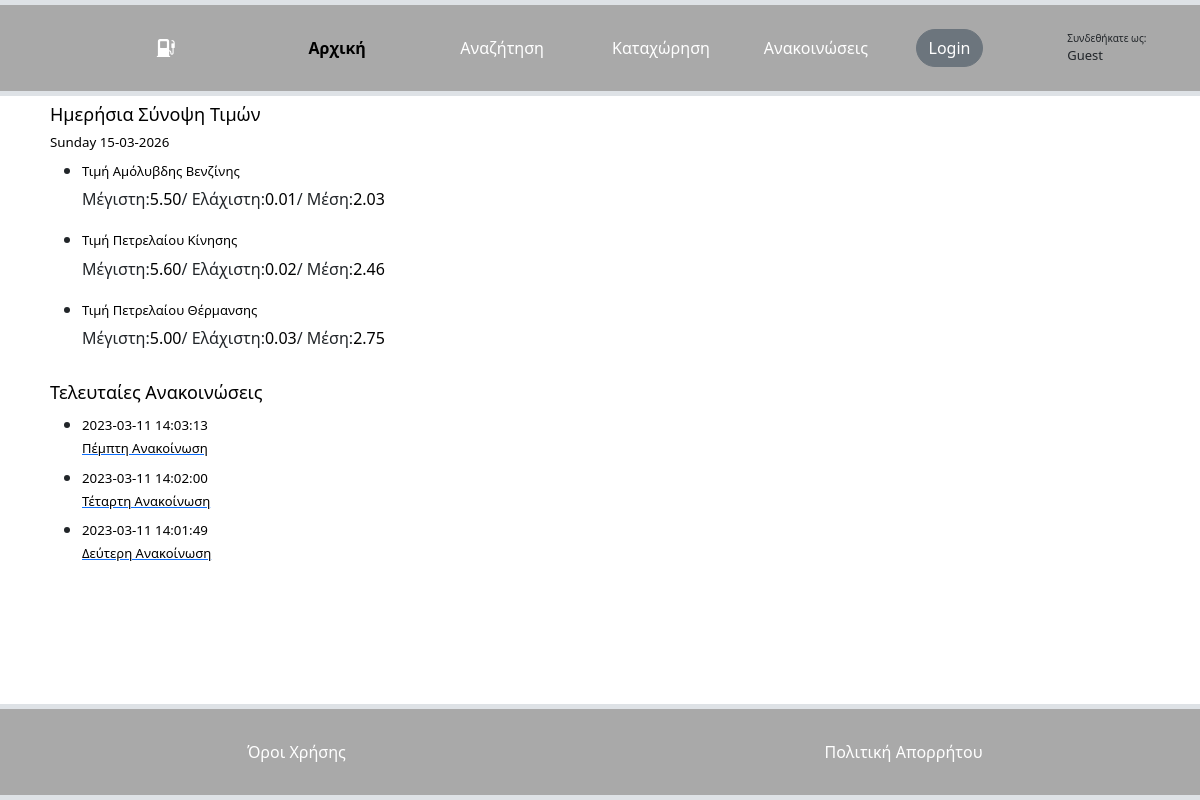
/chartomatsidis/index.php, run on the app's committed database.
### tables this page shows
CREATE TABLE `announce` (
  `announce_id` int NOT NULL,
  `announce_date` datetime DEFAULT NULL,
  `announce_title` varchar(255) DEFAULT NULL,
  `announce_body` text
);

### chartomatsidis/index.php (the view, shortened to what this page needs)
<html lang="en">
<head>
  <link href="https://cdn.jsdelivr.net/npm/bootstrap@5.2.3/dist/css/bootstrap.min.css" rel="stylesheet" />
  <link rel="stylesheet" href="style.css" />
</head>
<?php
$conn = OpenCon();
$sql = "SELECT MAX(price) FROM offers
WHERE offered_fuel='1'
AND exp_date >= NOW();";
$result = mysqli_query($conn, $sql);
$row= mysqli_fetch_row($result);
$benzMax=$row[0];
$sql = "SELECT MIN(price) FROM offers
WHERE offered_fuel='1'
AND exp_date >= NOW();";
$result = mysqli_query($conn, $sql);
$row= mysqli_fetch_row($result);
$benzMin=$row[0];
$sql = "SELECT AVG(price) FROM offers
WHERE offered_fuel='1'
AND exp_date >= NOW();";
$result = mysqli_query($conn, $sql);
$row= mysqli_fetch_row($result);
$benzAvg=number_format((float)$row[0],2,'.','');
$sql = "SELECT MAX(price) FROM offers
WHERE offered_fuel='2'
AND exp_date >= NOW();";
$result = mysqli_query($conn, $sql);
$row= mysqli_fetch_row($result);
$diesCarMax=$row[0];
$sql = "SELECT MIN(price) FROM offers
WHERE offered_fuel='2'
AND exp_date >= NOW();";
$result = mysqli_query($conn, $sql);
$row= mysqli_fetch_row($result);
$diesCarMin=$row[0];
$sql = "SELECT AVG(price) FROM offers
WHERE offered_fuel='2'
AND exp_date >= NOW();";
$result = mysqli_query($conn, $sql);
$row= mysqli_fetch_row($result);
$diesCarAvg=number_format((float)$row[0],2,'.','');
$sql = "SELECT MAX(price) FROM offers
WHERE offered_fuel='3'
AND exp_date >= NOW();";
$result = mysqli_query($conn, $sql);
$row= mysqli_fetch_row($result);
$heatMax=$row[0];
$sql = "SELECT MIN(price) FROM offers
WHERE offered_fuel='3'
AND exp_date >= NOW();";
$result = mysqli_query($conn, $sql);
$row= mysqli_fetch_row($result);
$heatMin=$row[0];
$sql = "SELECT AVG(price) FROM offers
WHERE offered_fuel='3'
AND exp_date >= NOW();";
$result = mysqli_query($conn, $sql);
$row= mysqli_fetch_row($result);
$heatAvg=number_format((float)$row[0],2,'.','');
?>
<?php
$selected = "index";
include "./includes/header.inc.php";
?>
<body>
  <div class="container mx-10 p-2 rounded">
    <div class="container">
      <p class="h1">Ημερήσια Σύνοψη Τιμών</p>
      <p class="h3" id="currentDate"><?php echo date("l d-m-Y"); ?></p>
      <ul>
        <li>
          <p class="h2">Τιμή Αμόλυβδης Βενζίνης</p>
          <div style="display: inline-flex">
            <div style="display: inline-flex">
              Μέγιστη:
              <p id="maxPriceBenz"><?php echo $benzMax ?></p>
            </div>
            <div style="display: inline-flex">
              / Ελάχιστη:
              <p id="minPriceBenz"><?php echo $benzMin ?></p>
            </div>
            <div style="display: inline-flex">
              / Μέση:
              <p id="avgPriceBenz"><?php echo $benzAvg ?></p>
            </div>
          </div>
        </li>
        <li>
          <p class="h2">Τιμή Πετρελαίου Κίνησης</p>
          <div style="display: inline-flex">
            <div style="display: inline-flex">
              Μέγιστη:
              <p id="maxPricePCar"><?php echo $diesCarMax ?></p>
            </div>
            <div style="display: inline-flex">
              / Ελάχιστη:
              <p id="minPricePCar"><?php echo $diesCarMin ?></p>
            </div>
            <div style="display: inline-flex">
              / Μέση:
              <p id="avgPricePCar"><?php echo $diesCarAvg ?></p>
            </div>
          </div>
        </li>
        <li>
          <p class="h2">Τιμή Πετρελαίου Θέρμανσης</p>
          <div style="display: inline-flex">
            <div style="display: inline-flex">
              Μέγιστη:
              <p id="maxPricePHeat"><?php echo $heatMax ?></p>
            </div>
            <div style="display: inline-flex">
              / Ελάχιστη:
              <p id="minPricePHeat"><?php echo $heatMin ?></p>
            </div>
            <div style="display: inline-flex">
              / Μέση:
              <p id="avgPricePHeat"><?php echo $heatAvg ?></p>
            </div>
          </div>
        </li>
      </ul>
    </div>
    <div class="container" id="latestAnnouncements">
      <p class="h1">Τελευταίες Ανακοινώσεις</p>
      <ul>
        <?php
        $conn = OpenCon();
        $sql = "SELECT * FROM announce ORDER BY announce_date DESC
        LIMIT 3;";
        $result = mysqli_query($conn, $sql);
        $index = 0;
        while ($row = mysqli_fetch_array($result)) :
        ?>
          <li>
            <p class="h3"><?php echo $row[1]; ?></p>
            <a href="announcements.php#announce_id_<?php echo $index;
                                                    $index++; ?>">
              <p class="h2"><?php echo $row[2]; ?></p>
            </a>
          </li>
        <?php
        endwhile;
        ?>
      </ul>
    </div>
  </div>
</body>
<?php include "./includes/footer.inc.php"; ?>
</html>

### chartomatsidis/includes/header.inc.php (shortened to what this page needs)
<html>
<head>
  <link href="https://cdn.jsdelivr.net/npm/bootstrap@5.2.3/dist/css/bootstrap.min.css" rel="stylesheet" />
  <link rel="stylesheet" href="https://cdn.jsdelivr.net/npm/bootstrap-icons@1.10.0/font/bootstrap-icons.css" />
  <link rel="stylesheet" href="style.css" />
</head>
<body>
  <div class="row align-items-center justify-content-center rounded border border-5 position-relative top-0" style="background-color: darkgrey; height: 15vh; max-height: 12vh; overflow:hidden;">
    <div class="col">
      <a href="index.php" target="_top" id="logoLink"><i class="bi bi-fuel-pump-fill h1 headerFooterHlink"></i></a>
    </div>
    <div class="col">
      <a href="index.php" target="_top" id="indexPageLink" class="headerFooterHlink" style="
      <?php
      if ($selected == "index") {
        echo "font-weight: bold; color:black;";
      } ?>">Αρχική</a>
    </div>
    <div class="col">
      <a href="search.php" target="_top" id="searchPageLink" class="headerFooterHlink" style="
      <?php
      if ($selected == "search") {
        echo "font-weight: bold; color:black;";
      } ?>
          ">Αναζήτηση</a>
    </div>
    <div class="col">
      <a href="record.php" target="_top" id="recordPageLink" class="headerFooterHlink" style="
      <?php
      if ($selected == "record") {
        echo "font-weight: bold; color:black;";
      }
      ?>
          ">Καταχώρηση</a>
    </div>
    <div class="col">
      <a href="announcements.php" target="_top" id="announcePageLink" class="headerFooterHlink" style="
      <?php
      if ($selected == "announcements") {
        echo "font-weight: bold; color:black;";
      } ?>
          ">Ανακοινώσεις</a>
    </div>
    <div class="col">
      <a href="login.php" target="_top" id="loginPageLink" class="headerFooterHlink">
        <button class="btn btn-secondary rounded-pill">Login</button></a>
    </div>
    <div class="col">
      <div style="font-size:x-small">Συνδεθήκατε ως:</div>
      <div style="font-size:small">
        <?php
        if ($_SESSION["viewAs"] == "business") : echo $_SESSION["userName"];
        else : echo $_SESSION["viewAs"];
        endif;
        ?>
      </div>
    </div>
  </div>
</body>
</html>

### chartomatsidis/includes/footer.inc.php (shortened to what this page needs)
<!DOCTYPE html>
<html lang="en">
  <head>
    <link
      href="https://cdn.jsdelivr.net/npm/bootstrap@5.2.3/dist/css/bootstrap.min.css"
      rel="stylesheet"
    />
    <link rel="stylesheet" href="style.css" />
  </head>
  <body>
    <div class="row align-items-center justify-content-center rounded border border-5 fixed-bottom bottom-0"
    style="background-color: darkgrey; height: 12vh; max-height: 12vh; overflow: hidden;"
      >
      <div class="col text-center my-auto">
        <a href="./pdf/oroi-xr.pdf" target="_blank" class="headerFooterHlink"
          >Όροι Χρήσης</a
        >
      </div>
      <div class="col text-center my-auto">
        <a href="./pdf/privacy-el.pdf" target="_blank" class="headerFooterHlink"
          >Πολιτική Απορρήτου</a
        >
      </div>
    </div>
  </body>
</html>

### chartomatsidis/style.css (style rules this page uses)
.h1 { font-size: large; }
.h2 { color: black; font-size: small; }
.h3 { font-size: smaller; font-weight: normal; }
p { color: black; }
.headerFooterHlink { text-decoration: none; color: white; }

### data on the page
announce: announce_date "2023-03-11 14:03:13", announce_title "Πέμπτη Ανακοίνωση"
announce: announce_date "2023-03-11 14:02:00", announce_title "Τέταρτη Ανακοίνωση"
announce: announce_date "2023-03-11 14:01:49", announce_title "Δεύτερη Ανακοίνωση"

### other printed values
$_SESSION["viewAs"] "Guest"
$benzMax "5.50"
$benzMin "0.01"
$benzAvg "2.03"
$diesCarMax "5.60"
$diesCarMin "0.02"
$diesCarAvg "2.46"
$heatMax "5.00"
$heatMin "0.03"
$heatAvg "2.75"
